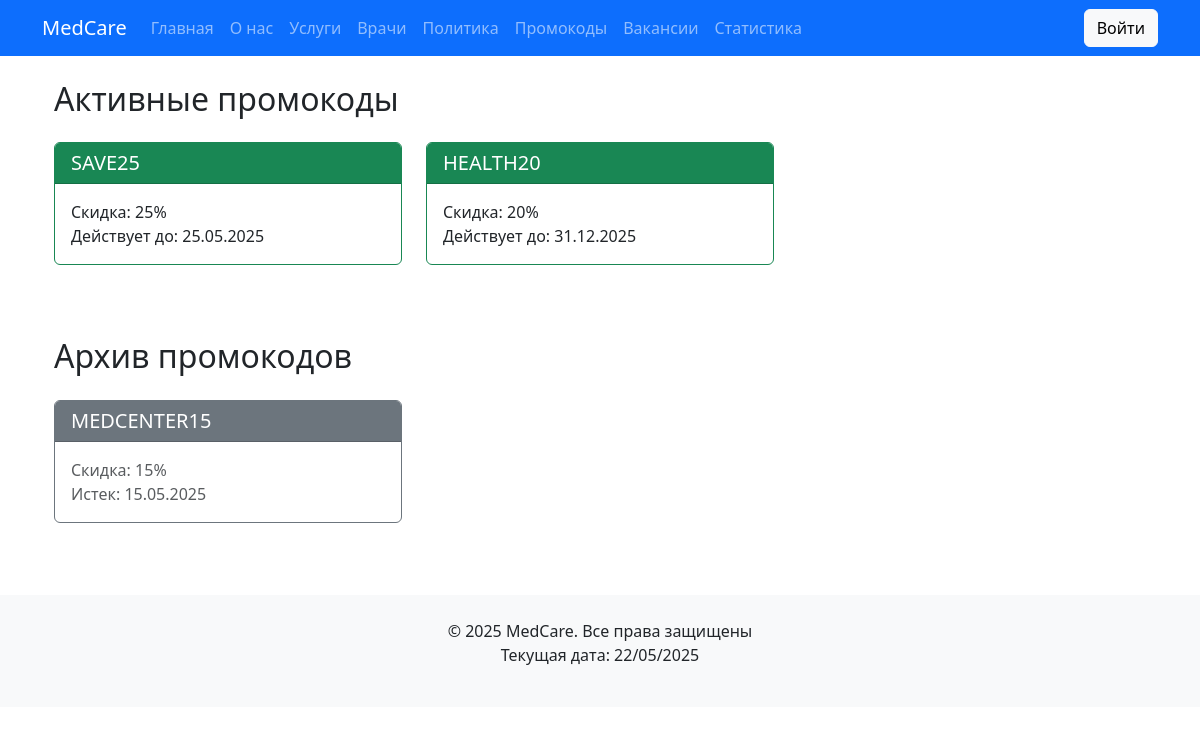
Page /promocodes/ on the committed database.
### core/models.py (models this page shows, shortened)
class PromoCode(models.Model):
    code = models.CharField(max_length=20, unique=True, verbose_name="Код")
    discount = models.PositiveIntegerField(verbose_name="Скидка (%)")
    valid_until = models.DateField(verbose_name="Действует до")
    is_active = models.BooleanField(default=True, verbose_name="Активен")
    class Meta:
        ordering = ['-valid_until']
        verbose_name = 'Промокод'
        verbose_name_plural = 'Промокоды'

### core/views.py (the view)
# urls.py: path('promocodes/', PromoCodeListView.as_view(), name='promocodes'),
class PromoCodeListView(ListView):
    model = PromoCode
    template_name = 'core/promocodes.html'
    context_object_name = 'promocodes'
    def get_queryset(self):
        return PromoCode.objects.filter(
            valid_until__gte=timezone.now(),
            is_active=True
        ).order_by('valid_until')
    def get_context_data(self, **kwargs):
        context = super().get_context_data(**kwargs)
        context['archive'] = PromoCode.objects.filter(
            Q(valid_until__lt=timezone.now()) | Q(is_active=False)
        ).order_by('-valid_until')
        return context

### core/templates/core/promocodes.html (shortened to what this page needs)
{% extends "core/base.html" %}
{% block content %}
<div class="container mt-4">
    <h2 class="mb-4">Активные промокоды</h2>
    <div class="row">
        {% for promo in promocodes %}
        <div class="col-md-4 mb-4">
            <div class="card border-success h-100">
                <div class="card-header bg-success text-white">
                    <h5 class="mb-0">{{ promo.code }}</h5>
                </div>
                <div class="card-body">
                    <p class="card-text">
                        Скидка: {{ promo.discount }}%<br>
                        Действует до: {{ promo.valid_until|date:"d.m.Y" }}
                    </p>
                </div>
            </div>
        </div>
        {% empty %}
        <div class="col-12">
            <div class="alert alert-info">Нет активных промокодов</div>
        </div>
        {% endfor %}
    </div>
    <h2 class="mb-4 mt-5">Архив промокодов</h2>
    <div class="row">
        {% for promo in archive %}
        <div class="col-md-4 mb-4">
            <div class="card border-secondary h-100">
                <div class="card-header bg-secondary text-white">
                    <h5 class="mb-0">{{ promo.code }}</h5>
                </div>
                <div class="card-body">
                    <p class="card-text text-muted">
                        Скидка: {{ promo.discount }}%<br>
                        Истек: {{ promo.valid_until|date:"d.m.Y" }}
                    </p>
                </div>
            </div>
        </div>
        {% endfor %}
    </div>
</div>
{% endblock %}

### core/static/css/style.css (style rules this page uses)
body { font-family: 'Arial', sans-serif; }
.card { transition: transform 0.3s; }

### rows in the picture
PromoCode: code "SAVE25", discount "25", valid_until "25.05.2025"
PromoCode: code "HEALTH20", discount "20", valid_until "31.12.2025"
PromoCode: code "MEDCENTER15", discount "15", valid_until "15.05.2025"
